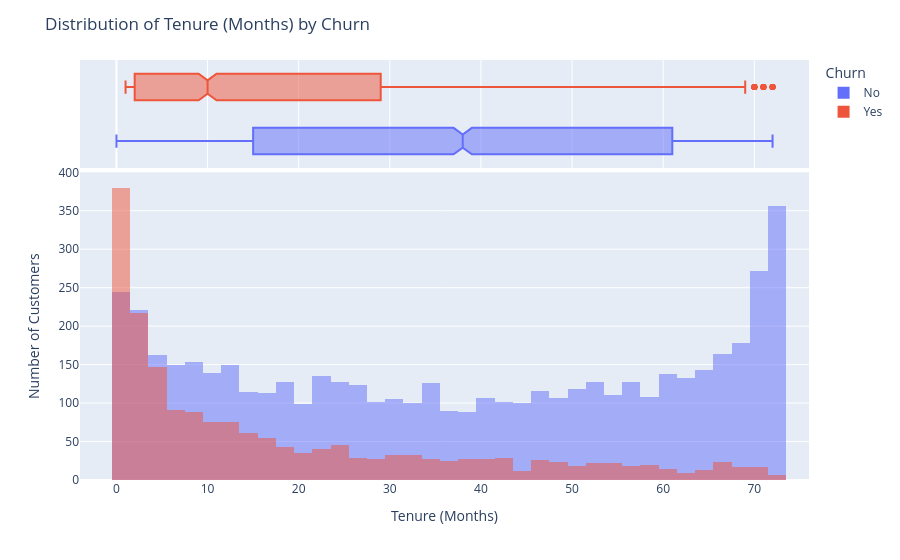
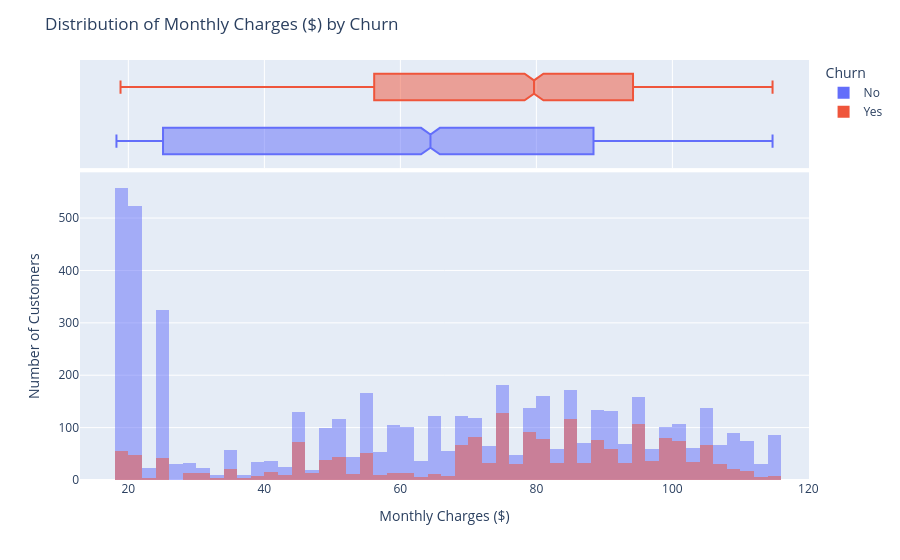
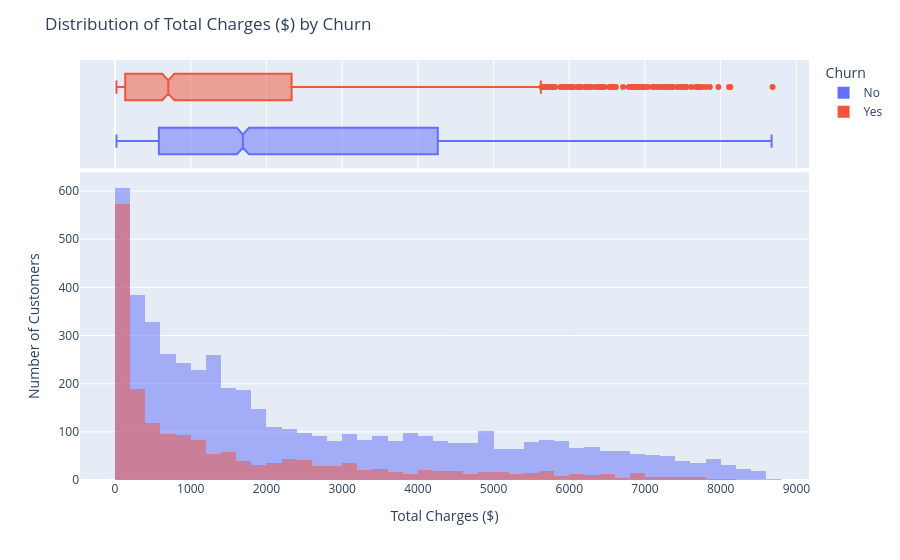

The notebook cell saved with these charts, in order:
### Code cell
# Numerical feature distributions with churn overlay

numerical_vars = ['tenure', 'MonthlyCharges', "TotalCharges", "AvgChargesPerMonth"]

for num in numerical_vars:
    plot_num_hist(num)

### Figure 1 — Plotly figure (JSON) as saved in the notebook; plotly's stock layout.template omitted (floating-point values rounded to 4 significant figures; data arrays with more than 128 entries replaced by an {"elided": "..."} marker saying what was removed)
{"data": [{"alignmentgroup": "True", "bingroup": "x", "hovertemplate": "Churn_str=No<br>tenure=%{x}<br>count=%{y}<extra></extra>", "legendgroup": "No", "marker": {"color": "#636efa", "opacity": 0.5, "pattern": {"shape": ""}}, "name": "No", "nbinsx": 50, "offsetgroup": "No", "orientation": "v", "showlegend": true, "type": "histogram", "x": {"elided": "5174 int values"}, "xaxis": "x", "yaxis": "y"}, {"alignmentgroup": "True", "hovertemplate": "Churn_str=No<br>tenure=%{x}<extra></extra>", "legendgroup": "No", "marker": {"color": "#636efa"}, "name": "No", "notched": true, "offsetgroup": "No", "showlegend": false, "type": "box", "x": {"elided": "5174 int values"}, "xaxis": "x2", "yaxis": "y2"}, {"alignmentgroup": "True", "bingroup": "x", "hovertemplate": "Churn_str=Yes<br>tenure=%{x}<br>count=%{y}<extra></extra>", "legendgroup": "Yes", "marker": {"color": "#EF553B", "opacity": 0.5, "pattern": {"shape": ""}}, "name": "Yes", "nbinsx": 50, "offsetgroup": "Yes", "orientation": "v", "showlegend": true, "type": "histogram", "x": {"elided": "1869 int values"}, "xaxis": "x", "yaxis": "y"}, {"alignmentgroup": "True", "hovertemplate": "Churn_str=Yes<br>tenure=%{x}<extra></extra>", "legendgroup": "Yes", "marker": {"color": "#EF553B"}, "name": "Yes", "notched": true, "offsetgroup": "Yes", "showlegend": false, "type": "box", "x": {"elided": "1869 int values"}, "xaxis": "x2", "yaxis": "y2"}], "layout": {"autosize": true, "barmode": "overlay", "legend": {"title": {"text": "Churn"}, "tracegroupgap": 0}, "margin": {"t": 60}, "title": {"text": "Distribution of Tenure (Months) by Churn"}, "xaxis": {"anchor": "y", "autorange": true, "domain": [0, 1], "range": [-4.0, 76], "title": {"text": "Tenure (Months)"}, "type": "linear"}, "xaxis2": {"anchor": "y2", "autorange": true, "domain": [0, 1], "matches": "x", "range": [-4.0, 76], "showgrid": true, "showticklabels": false, "type": "linear"}, "yaxis": {"anchor": "x", "autorange": true, "domain": [0, 0.7326], "range": [0, 400], "title": {"text": "Number of Customers"}}, "yaxis2": {"anchor": "x2", "autorange": true, "domain": [0.7426, 1], "matches": "y2", "range": [-0.5, 1.5], "showgrid": false, "showline": false, "showticklabels": false, "ticks": "", "type": "category"}}}

### Figure 2 — Plotly figure (JSON) as saved in the notebook; plotly's stock layout.template omitted (floating-point values rounded to 4 significant figures; data arrays with more than 128 entries replaced by an {"elided": "..."} marker saying what was removed)
{"data": [{"alignmentgroup": "True", "bingroup": "x", "hovertemplate": "Churn_str=No<br>MonthlyCharges=%{x}<br>count=%{y}<extra></extra>", "legendgroup": "No", "marker": {"color": "#636efa", "opacity": 0.5, "pattern": {"shape": ""}}, "name": "No", "nbinsx": 50, "offsetgroup": "No", "orientation": "v", "showlegend": true, "type": "histogram", "x": {"elided": "5174 float values"}, "xaxis": "x", "yaxis": "y"}, {"alignmentgroup": "True", "hovertemplate": "Churn_str=No<br>MonthlyCharges=%{x}<extra></extra>", "legendgroup": "No", "marker": {"color": "#636efa"}, "name": "No", "notched": true, "offsetgroup": "No", "showlegend": false, "type": "box", "x": {"elided": "5174 float values"}, "xaxis": "x2", "yaxis": "y2"}, {"alignmentgroup": "True", "bingroup": "x", "hovertemplate": "Churn_str=Yes<br>MonthlyCharges=%{x}<br>count=%{y}<extra></extra>", "legendgroup": "Yes", "marker": {"color": "#EF553B", "opacity": 0.5, "pattern": {"shape": ""}}, "name": "Yes", "nbinsx": 50, "offsetgroup": "Yes", "orientation": "v", "showlegend": true, "type": "histogram", "x": {"elided": "1869 float values"}, "xaxis": "x", "yaxis": "y"}, {"alignmentgroup": "True", "hovertemplate": "Churn_str=Yes<br>MonthlyCharges=%{x}<extra></extra>", "legendgroup": "Yes", "marker": {"color": "#EF553B"}, "name": "Yes", "notched": true, "offsetgroup": "Yes", "showlegend": false, "type": "box", "x": {"elided": "1869 float values"}, "xaxis": "x2", "yaxis": "y2"}], "layout": {"autosize": true, "barmode": "overlay", "legend": {"title": {"text": "Churn"}, "tracegroupgap": 0}, "margin": {"t": 60}, "title": {"text": "Distribution of Monthly Charges ($) by Churn"}, "xaxis": {"anchor": "y", "autorange": true, "domain": [0, 1], "range": [12.89, 120.1], "title": {"text": "Monthly Charges ($)"}, "type": "linear"}, "xaxis2": {"anchor": "y2", "autorange": true, "domain": [0, 1], "matches": "x", "range": [12.89, 120.1], "showgrid": true, "showticklabels": false, "type": "linear"}, "yaxis": {"anchor": "x", "autorange": true, "domain": [0, 0.7326], "range": [0, 587.4], "title": {"text": "Number of Customers"}}, "yaxis2": {"anchor": "x2", "autorange": true, "domain": [0.7426, 1], "matches": "y2", "range": [-0.5, 1.5], "showgrid": false, "showline": false, "showticklabels": false, "ticks": "", "type": "category"}}}

### Figure 3 — Plotly figure (JSON) as saved in the notebook; plotly's stock layout.template omitted (floating-point values rounded to 4 significant figures; data arrays with more than 128 entries replaced by an {"elided": "..."} marker saying what was removed)
{"data": [{"alignmentgroup": "True", "bingroup": "x", "hovertemplate": "Churn_str=No<br>TotalCharges=%{x}<br>count=%{y}<extra></extra>", "legendgroup": "No", "marker": {"color": "#636efa", "opacity": 0.5, "pattern": {"shape": ""}}, "name": "No", "nbinsx": 50, "offsetgroup": "No", "orientation": "v", "showlegend": true, "type": "histogram", "x": {"elided": "5174 float values"}, "xaxis": "x", "yaxis": "y"}, {"alignmentgroup": "True", "hovertemplate": "Churn_str=No<br>TotalCharges=%{x}<extra></extra>", "legendgroup": "No", "marker": {"color": "#636efa"}, "name": "No", "notched": true, "offsetgroup": "No", "showlegend": false, "type": "box", "x": {"elided": "5174 float values"}, "xaxis": "x2", "yaxis": "y2"}, {"alignmentgroup": "True", "bingroup": "x", "hovertemplate": "Churn_str=Yes<br>TotalCharges=%{x}<br>count=%{y}<extra></extra>", "legendgroup": "Yes", "marker": {"color": "#EF553B", "opacity": 0.5, "pattern": {"shape": ""}}, "name": "Yes", "nbinsx": 50, "offsetgroup": "Yes", "orientation": "v", "showlegend": true, "type": "histogram", "x": {"elided": "1869 float values"}, "xaxis": "x", "yaxis": "y"}, {"alignmentgroup": "True", "hovertemplate": "Churn_str=Yes<br>TotalCharges=%{x}<extra></extra>", "legendgroup": "Yes", "marker": {"color": "#EF553B"}, "name": "Yes", "notched": true, "offsetgroup": "Yes", "showlegend": false, "type": "box", "x": {"elided": "1869 float values"}, "xaxis": "x2", "yaxis": "y2"}], "layout": {"autosize": true, "barmode": "overlay", "legend": {"title": {"text": "Churn"}, "tracegroupgap": 0}, "margin": {"t": 60}, "title": {"text": "Distribution of Total Charges ($) by Churn"}, "xaxis": {"anchor": "y", "autorange": true, "domain": [0, 1], "range": [-462.6, 9166.0], "title": {"text": "Total Charges ($)"}, "type": "linear"}, "xaxis2": {"anchor": "y2", "autorange": true, "domain": [0, 1], "matches": "x", "range": [-462.6, 9166.0], "showgrid": true, "showticklabels": false, "type": "linear"}, "yaxis": {"anchor": "x", "autorange": true, "domain": [0, 0.7326], "range": [0, 638.9], "title": {"text": "Number of Customers"}}, "yaxis2": {"anchor": "x2", "autorange": true, "domain": [0.7426, 1], "matches": "y2", "range": [-0.5, 1.5], "showgrid": false, "showline": false, "showticklabels": false, "ticks": "", "type": "category"}}}
